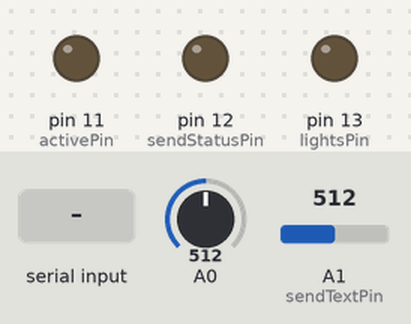
This sketch was run on a simulated Arduino Uno, built with avr-gcc and run on an emulated ATmega328P. Shown: output pins drawn as LEDs (lit = HIGH). The inputs (shaded band) are chosen by the test bench; at power-on: A1 (sendTextPin) = 512, A0 = 512. The modem accepts every AT command (registered, SIM ready, sends succeed) and sends nothing else; what the sketch prints to the serial monitor is not drawn.

Above: at 3.8 s.
3.9 s: "+SIND: 4" received over the second serial link
At 5.8 s:
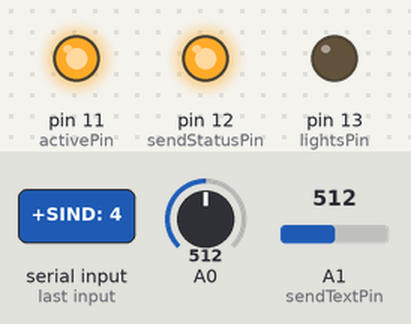
At 9.4 s:
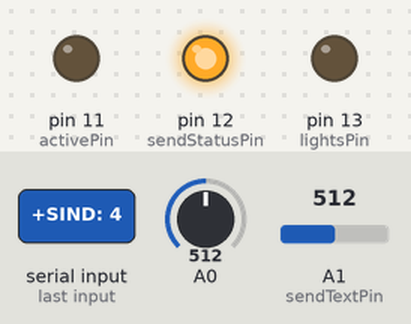
13.5 s: A1 (sendTextPin) set to 490
15.1 s: A1 (sendTextPin) set to 515
At 21.8 s:
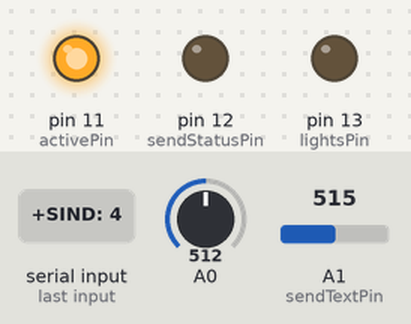
Timing chart, 0 to 24.5 s (numbered marks = the images above; inputs shaded):
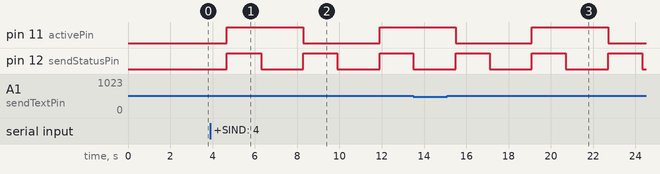

The sketch:

CellularTest_v1_1.ino
```cpp
/* SparkFun Cellular Shield - Pass-Through Sample Sketch SparkFun Electronics Written by Ryan Owens CC by v3.0 3/8/10 Thanks to Ryan Owens and Sparkfun for sketch */
#include <SoftwareSerial.h>  //Include the NewSoftSerial library to send serial commands to the cellular module.
#include <string.h>         //Used for string manipulations
#include <stdlib.h>

char incoming_char=0;      //Will hold the incoming character from the Serial Port.
String inputStr="";
String textFrom="";
String textMessage="";
//TMP36 Pin Variables
int temperaturePin = 0; //the analog pin the TMP36's Vout (sense) pin is connected to
int sendTextPin = 1;
float temperature = 0;      //the resolution is 10 mV / degree centigrade
                        //(500 mV offset) to make negative temperatures an option
int lightsPin=13;
int sendStatusPin=12;
int activePin=11;


// Variables will change:
int ledState = LOW;             // ledState used to set the LED
long previousMillis = 0;        // will store last time LED was updated
long interval = 1000;           // interval at which to blink (milliseconds)

SoftwareSerial cell(2,3);  //Create a 'fake' serial port. Pin 8 is the Rx pin, pin 3 is the Tx pin. //Lester changed 2 to 8

/*
 * getVoltage() - returns the voltage on the analog input defined by
 * pin
 */
float getVoltage(int pin){
 return (analogRead(pin) * .004882814); //converting from a 0 to 1023 digital range
                                        // to 0 to 5 volts (each 1 reading equals ~ 5 millivolts
}

boolean getSendText(int pin) {
  int value= analogRead(pin);
  if (value>500){
    return true;
  } else {
    return false;
  }

}

void blink()
{
  // here is where you'd put code that needs to be running all the time.

  // check to see if it's time to blink the LED; that is, if the
  // difference between the current time and last time you blinked
  // the LED is bigger than the interval at which you want to
  // blink the LED.
  unsigned long currentMillis = millis();

  if(currentMillis - previousMillis > interval) {
    // save the last time you blinked the LED
    previousMillis = currentMillis;

    // if the LED is off turn it on and vice-versa:
    if (ledState == LOW) {
      ledState = HIGH;
      Serial.println(temperature);
    }
    else {
      ledState = LOW;
      Serial.println(temperature);
    }

    // set the LED with the ledState of the variable:
    digitalWrite(activePin, ledState);
    int val=analogRead(sendTextPin);
    Serial.println(val);
  }

  if (getSendText(sendTextPin)) {
    Serial.println("Button pressed - send a text");
    textFrom="07785246418";
    writeSMS("Hi from Lesters House");
    delay(2000);
  }

}

void setup() {
  pinMode(lightsPin, OUTPUT);
  pinMode(activePin, OUTPUT);
  pinMode(sendStatusPin, OUTPUT);
  Serial.begin(9600); //Initialize serial ports for communication.
  cell.begin(9600);
  Serial.println("Starting SM5100B Communication...");
  int i=0;
  int complete=0;
  while(complete==0)  {
    delay(1000);
    Serial.print(".");
    if(cell.available() >0) {
      Serial.println("");
      Serial.println("Data available");
      while(cell.available()>0) {
        incoming_char=cell.read();    //Get the character from the cellular serial port.
        inputStr+=incoming_char;
      }
      Serial.println("<"+inputStr+">");  //Print the incoming character to the terminal.
      if (inputStr.indexOf("+SIND: 4")!=-1) {
        complete=1;
        Serial.println("Matched");
      }
      inputStr="";
    } //If a string is coming from the terminal to the Arduino...
  }
  cell.println("AT+COPS?"); // Query the Network name
  printStatus();

  delay(200);
  cell.println("AT+CMGF=1"); // set SMS mode to text
  delay(200);
  cell.println("AT+CNMI=3,3,0,0"); // set module to send SMS data to serial out upon receipt
  delay(200);
  Serial.println("Ready");
}

void writeSMS(String inSMS) {
  digitalWrite(sendStatusPin, HIGH);  //Set LED to show we are sending message
  //compose reply
  Serial.println("");
  Serial.println("Composing reply with text <"+inSMS+">");
  cell.println("AT+CMGF=1"); // set SMS mode to text
  cell.print("AT+CMGS=");  // now send message...
  cell.print((char)34); // ASCII equivalent of "
  cell.print(textFrom);
  cell.println((char)34);  // ASCII equivalent of "
  delay(500); // give the module some thinking time
  cell.print(inSMS);   // our message to send
  cell.print((char)26);  // ASCII equivalent of Ctrl-Z
  Serial.println("Reply sent");
  Serial.println("");
  delay(1000); // the SMS module needs time to return to OK status
  printStatus();

  Serial.println("End writeSMS");
  digitalWrite(sendStatusPin, LOW);
}

void printStatus() {
 //print any status to the monitor
 Serial.println("");
 Serial.println("Getting status");
 int complete=0;
 while (complete==0) {
    while(cell.available() >0) {
      incoming_char=cell.read();    //Get the character from the cellular serial port.
      Serial.print(incoming_char);
      complete=1;
      }
 }
   Serial.println("Status complete");
}
void loop() {

   //get temp from Sensor
   temperature = getVoltage(temperaturePin);  //getting the voltage reading from the temperature sensor
   temperature = (temperature - .5) * 100;          //converting from 10 mv per degree wit 500 mV offset

  blink(); //show we are active by blinking LED
  if(cell.available() >0) {//If a character is coming from the cellular shield...
    Serial.println("");
    while(cell.available() >0) {   //get all available characters
      incoming_char=cell.read();   //Get the character from the cellular serial port.
      Serial.print(incoming_char); //display on terminal
      inputStr+=incoming_char;
      }

                                                            //to degrees ((volatge - 500mV) times 100)

    //Parse inputStr to see if text has been sent
    if (inputStr.indexOf("+CMT:")!=-1) {
        Serial.println("Text Arrived");
        textFrom= inputStr.substring(7,20);
        textMessage=inputStr.substring(63);
        Serial.println("");
        Serial.println("From <"+textFrom+">");
        Serial.println("Message <"+textMessage+">");
        Serial.println("");

        Serial.println("Deleting all SMS");
        cell.println("AT+CMGD=1,4"); // delete all SMS

        //parse message
        if (inputStr.indexOf("?")!=-1) {
          writeSMS("Available commands: #Temp# Get the inside temperature  #Light#On/Off Turn LED Light on/off");
        } else if (inputStr.indexOf("#Temp#")!=-1) {
           char  tempStr[20];
           dtostrf(temperature,3,1,tempStr); //float to string
           String tempString=tempStr;
           String smsText="The temperature is ";
           smsText+=tempString;
           smsText+=" C";
           writeSMS(smsText);
        }  else if (inputStr.indexOf("#Light#")!=-1) {
          if (inputStr.indexOf("On")!=-1) {
            digitalWrite(lightsPin, HIGH);
            writeSMS("Light is turned On");
          }
          else if (inputStr.indexOf("Off")!=-1) {
            digitalWrite(lightsPin, LOW);
            writeSMS("Light is turned Off");
          }
          else {
            writeSMS("Do you want the light turned On or Off? Use command #Light#On or #Light#Off");
          }

        } else {
          Serial.println("");
          Serial.println("No commands in message");
        }
      }
    inputStr="";
    }

  //Any characters from terminal send to CellularShield
  while(Serial.available() >0) {
      incoming_char=Serial.read();  //Get the character coming from the terminal
      cell.print(incoming_char);    //Send the character to the cellular module.
  }
}
```

Measured:
- after the input at 3.9 s, pin 11 (activePin): LOW → HIGH after 0.77 s, → LOW 3.6 s later, → HIGH 3.6 s later; pin 12 (sendStatusPin): alternates HIGH for 1.6 s and LOW for 2.0 s, starting after 0.77 s
- after the input at 13.5 s, every drawn part: stays the same
- after the input at 15.1 s, pin 12 (sendStatusPin): alternates HIGH for 1.6 s and LOW for 2.0 s, starting after 0.40 s
